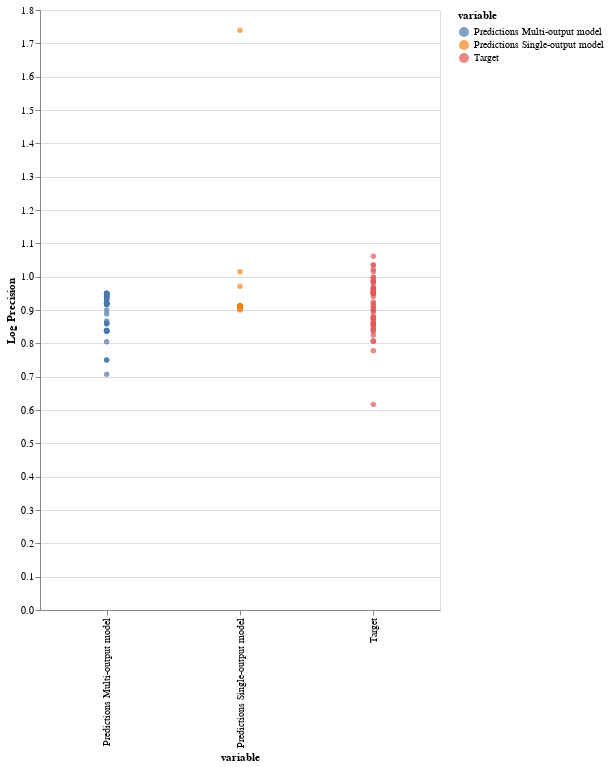

Write notebook code for a chart like this one.
### Code cell
alt.Chart(single_multi_log_precision_df_f_id_1_melted).mark_circle().encode(
    x='variable:O',
    y='Log Precision:Q',
    color = 'variable'
).properties(
    width = 400,
    height = 600
)

### Figure 1 — Vega-Lite specification as saved in the notebook (floating-point values rounded to 4 significant figures; data arrays with more than 128 entries replaced by an {"elided": "..."} marker saying what was removed)
{"config": {"view": {"continuousWidth": 400, "continuousHeight": 300}}, "data": {"name": "data-feb59f70d308c5ce172880449a69771f"}, "mark": "circle", "encoding": {"color": {"type": "nominal", "field": "variable"}, "x": {"type": "ordinal", "field": "variable"}, "y": {"type": "quantitative", "field": "Log Precision"}}, "height": 600, "width": 400, "$schema": "https://vega.github.io/schema/vega-lite/v4.8.1.json", "datasets": {"data-feb59f70d308c5ce172880449a69771f": {"elided": "150 records"}}}
